Frame 1 (no input): blank canvas, image omitted
Frame 60 (the mouse pressed at the canvas centre just before this capture): blank canvas, image omitted
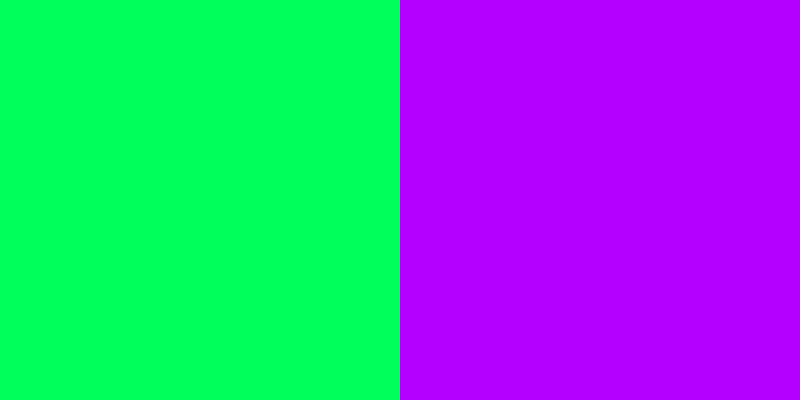
Frame 120 (the mouse held since frame 60 and released just before this capture)

The Processing sketch whose frames 1 and 60 were blank and that drew this single picture after the mouse press (run headless with seeded random() and noise(); from frame 60 on, the mouse is pressed at the canvas centre):

// Processing sketch: Push_01
// ── Push_01.pde
float x,ax,bx;
void setup() {
  size(800,400);
  noStroke();
  colorMode(HSB);
  ax = width/2;
}

void draw() {
  x = width;
  ax = mouseX;
  bx = x-ax;
  fill(100,255,255);
  rect(0,0,ax,height);
  fill(200,255,255);
  rect(ax,0,bx,height);
}

void mouseClicked() {
  if (mouseX < ax) {
    for(int i = 0; i <50; i++) {
      ax++;
      i++;
    }
  }
}
// ── Push.pde
class Push {
  
  void box() {
    //rect();
  }
  
}
